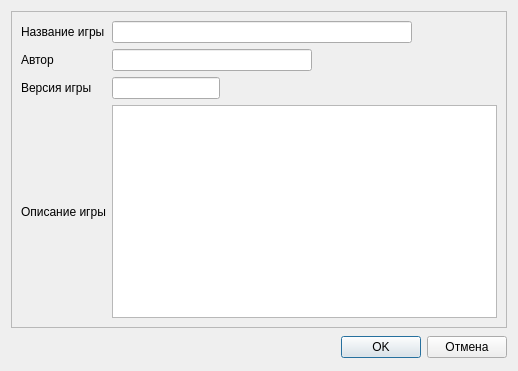
<?xml version="1.0" encoding="UTF-8"?>
<ui version="4.0">
 <class>ProjWin</class>
 <widget class="QDialog" name="ProjWin">
  <property name="geometry">
   <rect>
    <x>0</x>
    <y>0</y>
    <width>518</width>
    <height>371</height>
   </rect>
  </property>
  <property name="windowTitle">
   <string>Параметры проекта</string>
  </property>
  <layout class="QGridLayout" name="gridLayout_2">
   <item row="1" column="0">
    <spacer name="horizontalSpacer">
     <property name="orientation">
      <enum>Qt::Horizontal</enum>
     </property>
     <property name="sizeHint" stdset="0">
      <size>
       <width>315</width>
       <height>26</height>
      </size>
     </property>
    </spacer>
   </item>
   <item row="1" column="1">
    <layout class="QHBoxLayout" name="horizontalLayout">
     <item>
      <widget class="QPushButton" name="butOk">
       <property name="text">
        <string>OK</string>
       </property>
      </widget>
     </item>
     <item>
      <widget class="QPushButton" name="butExit">
       <property name="text">
        <string>Отмена</string>
       </property>
      </widget>
     </item>
    </layout>
   </item>
   <item row="0" column="0" colspan="2">
    <widget class="QFrame" name="frame">
     <property name="frameShape">
      <enum>QFrame::StyledPanel</enum>
     </property>
     <property name="frameShadow">
      <enum>QFrame::Raised</enum>
     </property>
     <layout class="QGridLayout" name="gridLayout">
      <item row="0" column="0">
       <widget class="QLabel" name="GameNameCaption">
        <property name="sizePolicy">
         <sizepolicy hsizetype="Fixed" vsizetype="Preferred">
          <horstretch>0</horstretch>
          <verstretch>0</verstretch>
         </sizepolicy>
        </property>
        <property name="text">
         <string>Название игры</string>
        </property>
        <property name="buddy">
         <cstring>ProjectName</cstring>
        </property>
       </widget>
      </item>
      <item row="0" column="1">
       <widget class="QLineEdit" name="ProjectName">
        <property name="sizePolicy">
         <sizepolicy hsizetype="Fixed" vsizetype="Fixed">
          <horstretch>0</horstretch>
          <verstretch>0</verstretch>
         </sizepolicy>
        </property>
        <property name="minimumSize">
         <size>
          <width>300</width>
          <height>0</height>
         </size>
        </property>
       </widget>
      </item>
      <item row="1" column="0">
       <widget class="QLabel" name="AuthorLabel">
        <property name="sizePolicy">
         <sizepolicy hsizetype="Fixed" vsizetype="Preferred">
          <horstretch>0</horstretch>
          <verstretch>0</verstretch>
         </sizepolicy>
        </property>
        <property name="text">
         <string>Автор</string>
        </property>
        <property name="buddy">
         <cstring>Version</cstring>
        </property>
       </widget>
      </item>
      <item row="1" column="1">
       <widget class="QLineEdit" name="Author">
        <property name="sizePolicy">
         <sizepolicy hsizetype="Fixed" vsizetype="Fixed">
          <horstretch>0</horstretch>
          <verstretch>0</verstretch>
         </sizepolicy>
        </property>
        <property name="minimumSize">
         <size>
          <width>200</width>
          <height>0</height>
         </size>
        </property>
       </widget>
      </item>
      <item row="2" column="0">
       <widget class="QLabel" name="GameVersion">
        <property name="sizePolicy">
         <sizepolicy hsizetype="Fixed" vsizetype="Preferred">
          <horstretch>0</horstretch>
          <verstretch>0</verstretch>
         </sizepolicy>
        </property>
        <property name="text">
         <string>Версия игры</string>
        </property>
        <property name="buddy">
         <cstring>Version</cstring>
        </property>
       </widget>
      </item>
      <item row="2" column="1">
       <widget class="QLineEdit" name="Version">
        <property name="sizePolicy">
         <sizepolicy hsizetype="Fixed" vsizetype="Fixed">
          <horstretch>0</horstretch>
          <verstretch>0</verstretch>
         </sizepolicy>
        </property>
       </widget>
      </item>
      <item row="3" column="0">
       <widget class="QLabel" name="ProjectDsc">
        <property name="sizePolicy">
         <sizepolicy hsizetype="Fixed" vsizetype="Preferred">
          <horstretch>0</horstretch>
          <verstretch>0</verstretch>
         </sizepolicy>
        </property>
        <property name="text">
         <string>Описание игры</string>
        </property>
       </widget>
      </item>
      <item row="3" column="1" colspan="2">
       <widget class="QTextEdit" name="Dsc"/>
      </item>
     </layout>
    </widget>
   </item>
  </layout>
 </widget>
 <resources>
  <include location="../res/icons.qrc"/>
 </resources>
 <connections>
  <connection>
   <sender>butExit</sender>
   <signal>clicked()</signal>
   <receiver>ProjWin</receiver>
   <slot>reject()</slot>
   <hints>
    <hint type="sourcelabel">
     <x>460</x>
     <y>307</y>
    </hint>
    <hint type="destinationlabel">
     <x>256</x>
     <y>165</y>
    </hint>
   </hints>
  </connection>
 </connections>
</ui>
